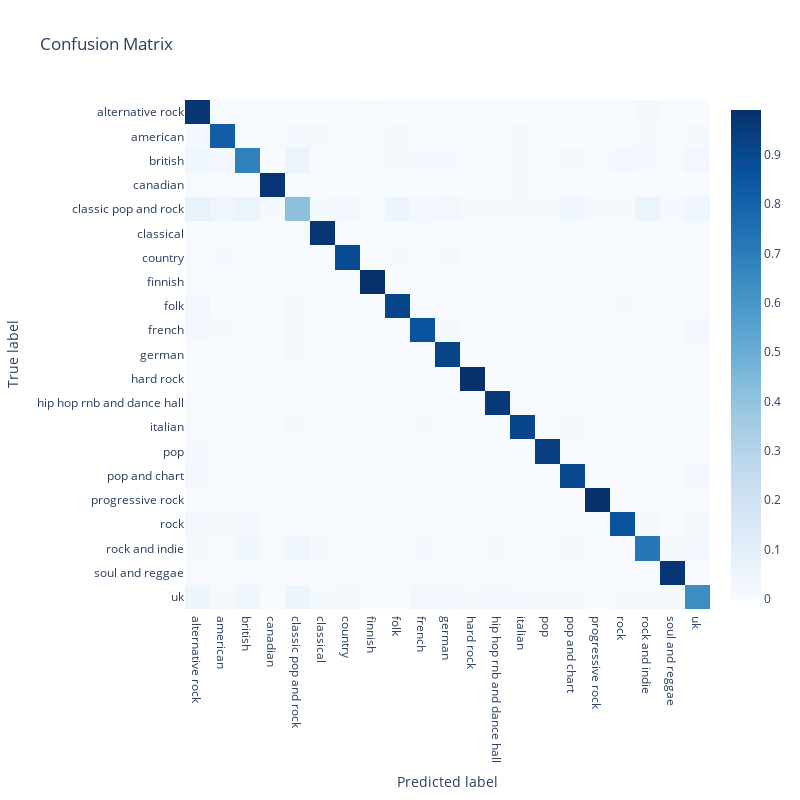

The cell this chart's notebook holds for it:
### Markdown cell above
### Plotting the confusion matrix for the third model

### Code cell
plot_confusion_matrix(y_test.argmax(1), y_pred_birnn.argmax(1), classes=tag_mbz_filtered, normalize=True)

### Figure 1 — Plotly figure (JSON) as saved in the notebook; plotly's stock layout.template omitted (floating-point values rounded to 4 significant figures; data arrays with more than 128 entries replaced by an {"elided": "..."} marker saying what was removed)
{"data": [{"colorscale": [[0, "rgb(247,251,255)"], [0.125, "rgb(222,235,247)"], [0.25, "rgb(198,219,239)"], [0.375, "rgb(158,202,225)"], [0.5, "rgb(107,174,214)"], [0.625, "rgb(66,146,198)"], [0.75, "rgb(33,113,181)"], [0.875, "rgb(8,81,156)"], [1, "rgb(8,48,107)"]], "type": "heatmap", "x": ["alternative rock", "american", "british", "canadian", "classic pop and rock", "classical", "country", "finnish", "folk", "french", "german", "hard rock", "hip hop rnb and dance hall", "italian", "pop", "pop and chart", "progressive rock", "rock", "rock and indie", "soul and reggae", "uk"], "y": ["uk", "soul and reggae", "rock and indie", "rock", "progressive rock", "pop and chart", "pop", "italian", "hip hop rnb and dance hall", "hard rock", "german", "french", "folk", "finnish", "country", "classical", "classic pop and rock", "canadian", "british", "american", "alternative rock"], "z": {"elided": "21x21 float values"}}], "layout": {"height": 800, "title": {"text": "Confusion Matrix"}, "width": 800, "xaxis": {"autorange": true, "range": [-0.5, 20.5], "title": {"text": "Predicted label"}, "type": "category"}, "yaxis": {"autorange": true, "range": [-0.5, 20.5], "title": {"text": "True label"}, "type": "category"}}}
